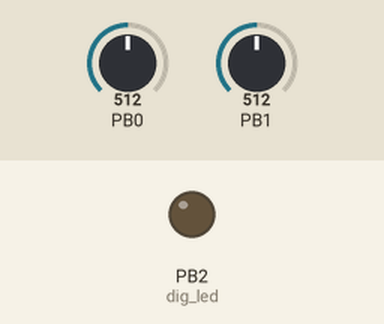
This sketch was run on a simulated ATtiny85, built with avr-gcc and run on an emulated ATtiny85. Shown: output pins drawn as LEDs (lit = HIGH). The test bench sets the inputs (shaded band); at power-on: PB0 = 512, PB1 = 512. The modem accepts every AT command (registered, SIM ready, sends succeed) and sends nothing else.

Above: at 1.2 s.
1.3 s: PB0 set to 716
At 2.5 s:
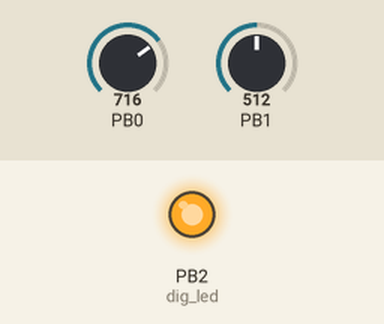
2.8 s: PB0 set to 2
4.3 s: PB0 set to 0
At 5.0 s:
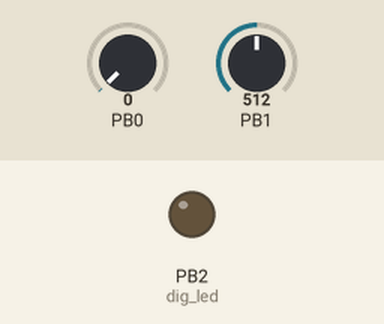
5.8 s: PB0 set to 122
At 6.2 s:
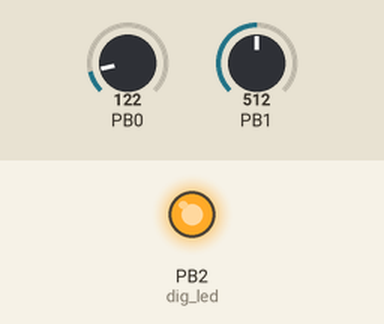
Timing chart, 0 to 8.3 s (numbered marks = the images above; inputs shaded):
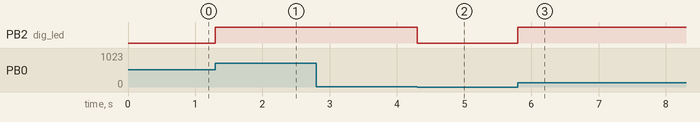

The sketch:

attiny85_analog02_compare.ino
```cpp
// (licence header left out)
#include <wiring_private.h>
#include <SoftwareSerial.h>

// ATMEL ATTINY85
//
//                  +-\/-+
//      (D 5) PB5  1|    |8  Vcc
//   tx (D 3) PB3  2|    |7  PB2 (D 2) led
//   rx (D 4) PB4  3|    |6  PB1 (D 1) AIN1
//            GND  4|    |5  PB0 (D 0) AIN0
//                  +----+

const int dig_led = 2;
const int dig_tx = 3;
const int dig_rx = 4;
SoftwareSerial s85(dig_rx, dig_tx); // RX, TX

///
/// Setup ports
///
void setup() {
  s85.begin(9600);
  s85.println("ATTiny85 Analog Comparator LED");
  //sbi(ACSR,ACD);
  pinMode(dig_led, OUTPUT);
}

///
/// Main loop
///
void loop() {
  int value=ACSR&(1<<ACO);
  digitalWrite(dig_led, value);
}
```

Measured:
- the behaviour switches between 1 and 0 on PB0 (found by bisection; images 1 and 2)
- after the input at 1.3 s, PB2 (dig_led): LOW → HIGH at once
- after the input at 2.8 s, every drawn part: stays the same
- after the input at 4.3 s, PB2 (dig_led): HIGH → LOW at once
- after the input at 5.8 s, PB2 (dig_led): LOW → HIGH at once
